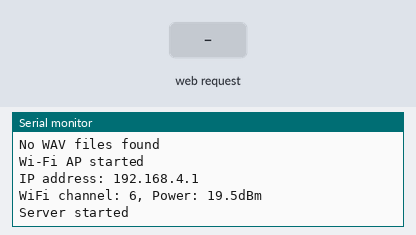
The program below on a simulated ESP32. Parts: the last lines printed to the serial monitor. The inputs (shaded band) are chosen by the test bench. Storage starts empty. At 7.0 s the program puts the board to deep sleep or switches it off; the recording ends there.

Above: at 1.2 s.
1.3 s: HTTP request GET /confirm received
At 2.5 s:
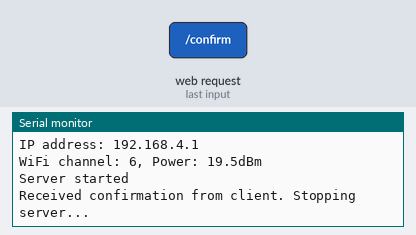
At 6.8 s:
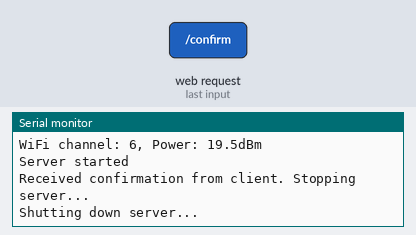

The program:

main.cpp
```cpp
#include <Arduino.h>
#include <SPI.h>
#include <SD.h>
#include <WiFi.h>
#include <ESPAsyncWebServer.h>
#include "esp_task_wdt.h"
#include "esp_sleep.h"

// SD Card Configuration
const int chipSelect = 5;
String lastRecordedFile = "";  // Stores the most recent file name

// Wi-Fi Configuration
const char *ssid = "ESP32-WAV-AP";
const char *password = "12345678";
const int wifi_channel = 6;    // Fixed WiFi channel
const int wifi_power = 20;     // WiFi power level in dBm (max 20)
AsyncWebServer server(80);
const size_t transfer_chunk_size = 16384; // Define a fixed chunk size (matching the Raspberry Pi client)
bool stopServer = false;
bool sdInitialized = false;

// Convert seconds to microseconds for deep sleep time (54 minutes)
uint64_t sleep_time_us = 10ULL * 60 * 1000000;

// Timeout Configuration (3 minutes)
const unsigned long CONFIRMATION_TIMEOUT = 30 * 60 * 1000;  // 1 minute in milliseconds
unsigned long serverStartTime;

void enterDeepSleep() {
    Serial.println("Entering deep sleep for 20 seconds...");
    delay(100);
    esp_sleep_enable_timer_wakeup(20 * 1000000);
    esp_deep_sleep_start();
}

void findLastWavFile() {
    File root = SD.open("/");
    if (!root) {
        Serial.println("Failed to open root directory");
        enterDeepSleep();
    }

    File file;
    String lastFileName = "";
    int highestNumber = 0;

    while (file = root.openNextFile()) {
        String fileName = String(file.name());
        if (fileName.endsWith(".wav") && fileName.startsWith("record_")) {
            // Extract the file number
            int underscorePos = fileName.indexOf('_');
            int dotPos = fileName.lastIndexOf('.');
            if (underscorePos != -1 && dotPos != -1) {
                String numberStr = fileName.substring(underscorePos + 1, dotPos);
                int fileNumber = numberStr.toInt();
                if (fileNumber > highestNumber) {
                    highestNumber = fileNumber;
                    lastFileName = fileName;
                }
            }
        }
        file.close();
    }

    root.close();

    if (lastFileName != "") {
        lastRecordedFile = "/" + lastFileName;
        Serial.printf("Last recorded file found: %s\n", lastRecordedFile.c_str());
    } else {
        Serial.println("No WAV files found");
    }
}

void setup() {
    Serial.begin(115200);

     // Increase the watchdog timeout to 1200 seconds/20 min
     esp_task_wdt_init(1200, true);
     esp_task_wdt_add(NULL);

     for (int i = 0; i < 3; i++) {
        if (SD.begin(chipSelect)) {
            Serial.println("SD initialized successfully!");
            sdInitialized = true;
            break;
        }
        Serial.println("Retrying SD initialization...");
        SD.end();  // Reset SD interface
        delay(500);
    }

    // If SD initialization failed after 3 attempts, go to deep sleep
    if (!sdInitialized) {
        Serial.println("Failed to initialize SD card. Entering deep sleep...");
        enterDeepSleep();
    }

    // Find the last recorded WAV file
    findLastWavFile();

    // Configure WiFi with fixed channel and power level
    WiFi.softAP(ssid, password, wifi_channel);
    WiFi.setTxPower(WIFI_POWER_19_5dBm); // Set to maximum allowed power
    WiFi.softAPConfig(IPAddress(192,168,4,1), IPAddress(192,168,4,1), IPAddress(255,255,255,0));
    Serial.println("Wi-Fi AP started");
    Serial.print("IP address: ");
    Serial.println(WiFi.softAPIP());
    Serial.printf("WiFi channel: %d, Power: 19.5dBm\n", wifi_channel);

    server.on("/download", HTTP_GET, [](AsyncWebServerRequest *request) {
        if (!SD.exists(lastRecordedFile)) {
            request->send(404, "text/plain", "File not found");
            Serial.println("File not found");
            enterDeepSleep();
        }

        File file = SD.open(lastRecordedFile, "r");
        if (!file) {
            request->send(500, "text/plain", "Failed to open file");
            Serial.println("Failed to open file");
            enterDeepSleep();
        }

        AsyncWebServerResponse *response = request->beginChunkedResponse(
            "audio/wav",
            [file](uint8_t *buffer, size_t maxLen, size_t index) mutable -> size_t {
                // Limit reading to our fixed chunk size
                size_t bytesToRead = file.available() ?
                                     min(transfer_chunk_size, min(maxLen, static_cast<size_t>(file.available()))) : 0;
                if (bytesToRead) {
                    file.read(buffer, bytesToRead);
                } else {
                    file.close();
                }
                return bytesToRead;
            });

        response->addHeader("Connection", "close");
        request->send(response);
    });

    server.on("/confirm", HTTP_GET, [](AsyncWebServerRequest *request) {
        Serial.println("Received confirmation from client. Stopping server...");
        stopServer = true;
        request->send(200, "text/plain", "Server shutting down");
    });

    server.begin();
    Serial.println("Server started");

    serverStartTime = millis();
}

void loop() {

    esp_task_wdt_reset();  // Prevent watchdog reset
    delay(1000);  // Wait 1 second before checking again

    // Check if 3 minutes have passed without receiving confirmation
    if (millis() - serverStartTime >= CONFIRMATION_TIMEOUT) {
        Serial.println("No confirmation received within 3 minutes. Proceeding to shutdown...");
        stopServer = true;
    }

    // Monitor the Wi-Fi connection status
    if (WiFi.status() != WL_CONNECTED) {
        //Serial.println("Wi-Fi not connected. Trying to reconnect...");
        WiFi.softAP(ssid, password, wifi_channel);
        WiFi.setTxPower(WIFI_POWER_19_5dBm); // Set to maximum allowed power
        WiFi.softAPConfig(IPAddress(192,168,4,1), IPAddress(192,168,4,1), IPAddress(255,255,255,0));
        delay(5000);  // Wait for the connection
    }

    if (stopServer) {
        Serial.println("Shutting down server...");
        delay(1000);  // Wait a moment before shutting down
        server.end();
        WiFi.softAPdisconnect(true);
        WiFi.disconnect(true);
        WiFi.mode(WIFI_OFF);
        if (WiFi.softAPgetStationNum() > 0 ) {
            Serial.println("AP still enabled");
        } else{
            Serial.println("AP is down");
        }
        Serial.println("Server stopped. Entering deep sleep...");

        // Set deep sleep time
       esp_sleep_enable_timer_wakeup(sleep_time_us);

        // Deep Sleep (Wake-up only on power reset)
        esp_deep_sleep_start();
    }
}
```

Measured:
- after the input at 1.3 s, the serial monitor: prints a new line at once (image 1)
